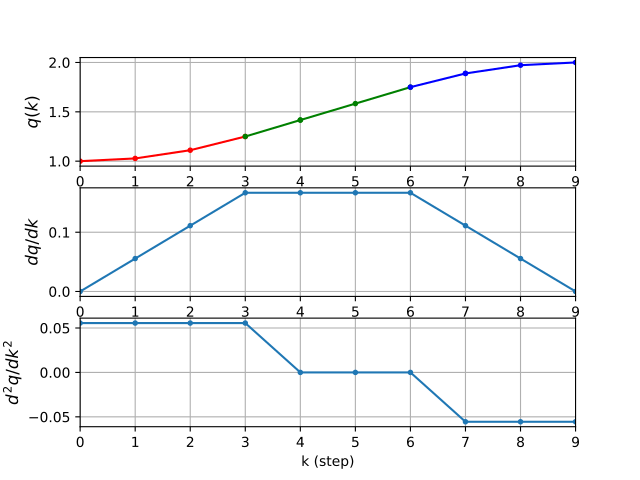

This chart was generated by the following Python code:
from roboticstoolbox import trapezoidal
tg = trapezoidal(1, 2, 10)
tg.plot()
